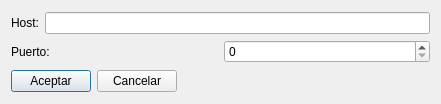
<?xml version="1.0" encoding="UTF-8"?>
<ui version="4.0">
 <class>MessengerConnection_Dialog</class>
 <widget class="QDialog" name="MessengerConnection_Dialog">
  <property name="geometry">
   <rect>
    <x>0</x>
    <y>0</y>
    <width>441</width>
    <height>104</height>
   </rect>
  </property>
  <property name="windowTitle">
   <string>Dialog</string>
  </property>
  <layout class="QVBoxLayout" name="verticalLayout_2">
   <item>
    <layout class="QVBoxLayout" name="verticalLayout">
     <item>
      <layout class="QHBoxLayout" name="horizontalLayout">
       <item>
        <widget class="QLabel" name="label_2">
         <property name="text">
          <string>Host:</string>
         </property>
        </widget>
       </item>
       <item>
        <widget class="QLineEdit" name="host_lineEdit"/>
       </item>
      </layout>
     </item>
     <item>
      <layout class="QHBoxLayout" name="horizontalLayout_2">
       <item>
        <widget class="QLabel" name="label">
         <property name="text">
          <string>Puerto:</string>
         </property>
        </widget>
       </item>
       <item>
        <widget class="QSpinBox" name="puerto_spinBox"/>
       </item>
      </layout>
     </item>
    </layout>
   </item>
   <item>
    <layout class="QHBoxLayout" name="horizontalLayout_3">
     <item>
      <widget class="QPushButton" name="aceptar_pushButton">
       <property name="text">
        <string>Aceptar</string>
       </property>
      </widget>
     </item>
     <item>
      <widget class="QPushButton" name="cancelar_pushButton">
       <property name="text">
        <string>Cancelar</string>
       </property>
      </widget>
     </item>
     <item>
      <spacer name="horizontalSpacer">
       <property name="orientation">
        <enum>Qt::Horizontal</enum>
       </property>
       <property name="sizeHint" stdset="0">
        <size>
         <width>40</width>
         <height>20</height>
        </size>
       </property>
      </spacer>
     </item>
    </layout>
   </item>
  </layout>
 </widget>
 <resources/>
 <connections/>
</ui>
